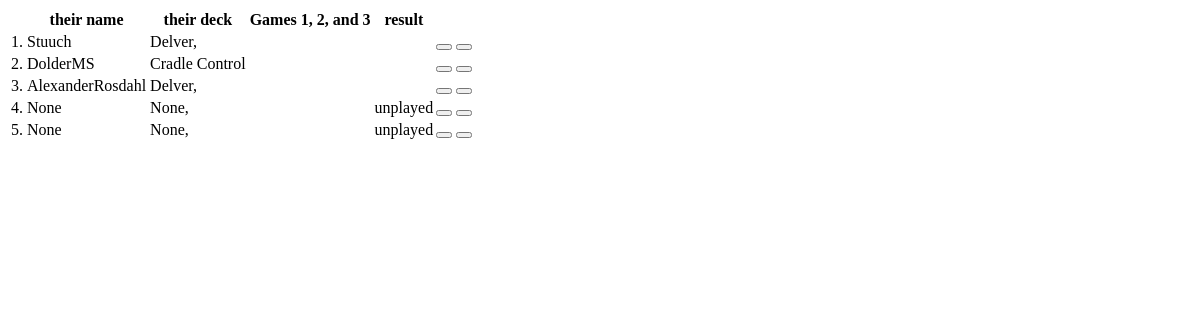
The app's page /32/get_matches_table, older data.
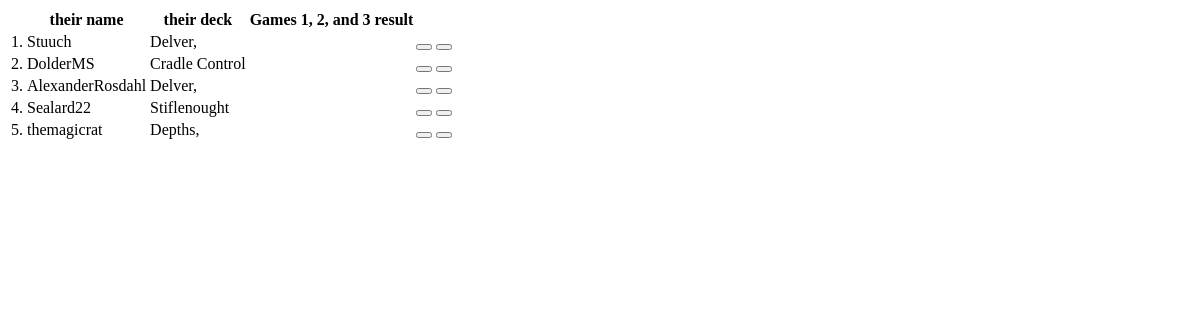
The same page, newer data.
### core/models.py (models this page shows, shortened)
class Match(models.Model):
    user = models.ForeignKey(CustomUser, null=True, on_delete=models.CASCADE)
    dateCreated = models.DateTimeField(default=timezone.now, null=True)
    mtgFormat = models.ForeignKey(MtgFormat, null=True, on_delete=models.CASCADE, related_name="mtgFormat")
    myDeck = models.ForeignKey(Deck, null=True, on_delete=models.CASCADE, related_name="mydeck")
    theirName = models.CharField(null=True, max_length=100)
    theirArchetype = models.ForeignKey(Archetype, verbose_name="Their Archetype", null=True, on_delete=models.CASCADE, related_name="theirarchetype")
    theirDeck = models.ForeignKey(Deck, verbose_name="Their Deck", null=True, on_delete=models.CASCADE, related_name="theirdeck")
    theirFlavor = models.ForeignKey(Flavor, verbose_name="Thier Flavor", null=True, on_delete=models.CASCADE, related_name="theirflavors")
    inLeagueNum = models.IntegerField(null=True)
    game1 = models.BooleanField(verbose_name='Win1', null=True, default=None, help_text="win")
    game2 = models.BooleanField(verbose_name='Win2', null=True, default=None)
    game3 = models.BooleanField(verbose_name='Win3', null=True, default=None)
    didjawin = models.BooleanField('Match Win', null=True, default=None)
    league = models.ForeignKey(League, null=True, on_delete=models.CASCADE, related_name="matches")

class Deck(models.Model):
    name = models.CharField(verbose_name="deck name", max_length=25)
    mtgFormat = models.ForeignKey(MtgFormat, null=True, on_delete=models.CASCADE)
    archetype = models.ForeignKey(Archetype, null=True, on_delete=models.CASCADE)
    dateCreated = models.DateTimeField(default=timezone.now)
    def __str__(self):
        return str(self.name)

### core/views.py (the view)
# urls.py: path('<int:league_pk>/get_matches_table', views.get_matches_table, name='get_matches_table'),
def get_matches_table(request, league_pk):
    league = League.objects.get(pk=league_pk)
    matches_list = league.matches.all()
    context = {
        "matches": matches_list
    }
    return render(request, 'core/partials/leaguematches/matches_table.html', context)

### core/templates/core/partials/leaguematches/matches_table.html (shortened to what this page needs)
<table class="table table-hover matchtable">
    <thead>
        <th></th>
        <th>their name</th>
        <th>their deck</th>
        <th colspan="3">Games 1, 2, and 3</th>
        <th>result</th>
        <th></th>
        <th></th>
    </thead>
    <tbody>
        {% for match in matches %}
            <tr>
                <td>{{ match.inLeagueNum }}.</td>
                <td>{{ match.theirName }}</td>
                <td>{{ match.theirDeck }}{% if match.theirFlavor.name != "none" %}, {{flavor.name}}{% endif %}</td>
                {% if match.game1 == 1 %}
                <td></td>
                {% elif match.game1 == 0 %}
                <td></td>
                {% else %}
                <td></td>
                {% endif %}
                {% if match.game2 == 1 %}
                <td></td>
                {% elif match.game2 == 0 %}
                <td></td>
                {% else %}
                <td></td>
                {% endif %}
                {% if match.game3 == 1 %}
                <td></td>
                {% elif match.game3 is None %}
                <td></td>
                {% elif match.game3 == 0 %}
                <td></td>
                {% else %}
                <td></td>
                {% endif %}
                {% if match.didjawin == 1 %}
                    <td></td>
                {% elif match.didjawin == 0 %}
                    <td></td>
                {% else %}
                    <td>unplayed</td>
                {% endif %}
                <td style="padding: 0;">
                    <button class='btn' hx-get="{% url 'edit_match' match.pk %}" hx-target="closest tr" hx-swap="outerHTML"></button>
                    <button class='btn' hx-get="{% url 'clear_match' match.pk %}" hx-confirm="clear match data?" hx-target="closest tr" hx-swap="outerHTML" ></svg></button>
                </td>
            </tr>
        {% endfor %}
    </tbody>
</table>

Row changes from the older to the newer data that the page shows:
changed Match: theirName "None" → "Sealard22"; theirDeck "None" → "Stiflenought"; game1 empty → True (drawn); game2 empty → False (drawn); game3 empty → True (drawn); no longer shows ","; no longer shows "unplayed"
changed Match: theirName "None" → "themagicrat"; theirDeck "None" → "Depths"; game1 empty → True (drawn); game2 empty → True (drawn); no longer shows "unplayed"
